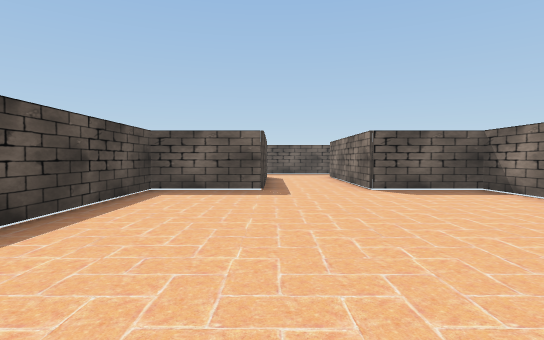
View 1 (above)

16 first-person views from a walk through a Unity game level. The camera is 1.4 m above the floor, tilts 2° down and sees 80° across. The floor is counted in squares, 2 m on a side. Each view is taken from the middle of a square. On the plan, view 1 faces up. The plan holds only what a view shows up to about 10 squares ahead; the rest is blank. The player character is not drawn. Some animated figures are not drawn.

View 2
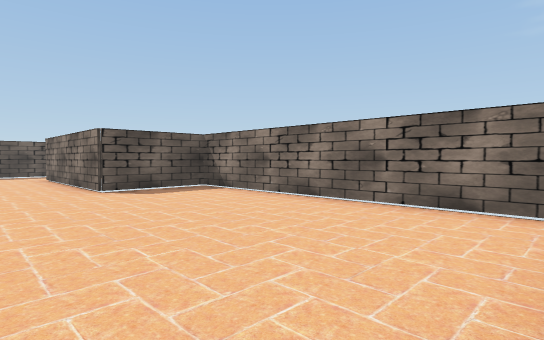

View 3
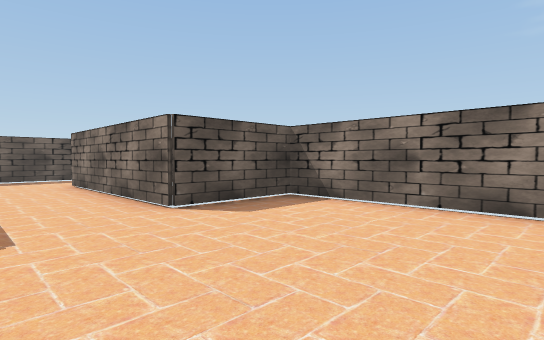

View 4
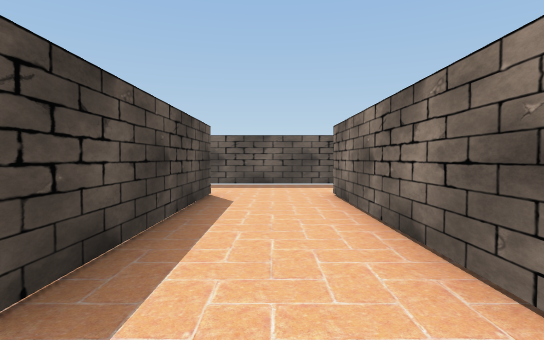

View 5
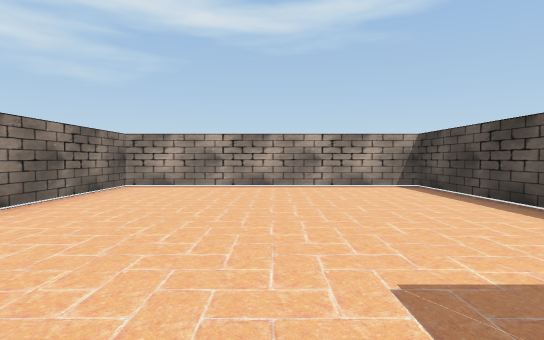

View 6
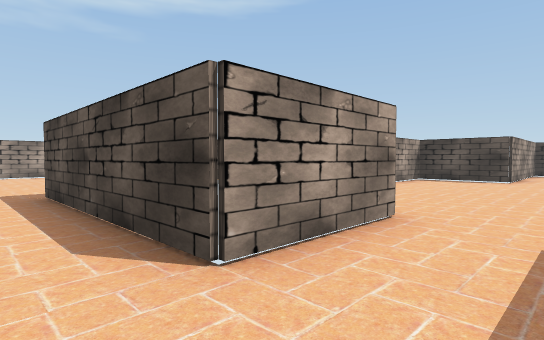

View 7
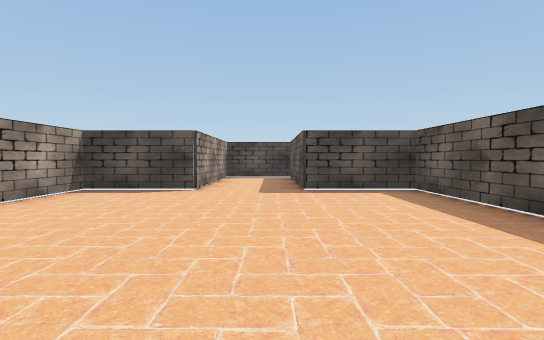

View 8
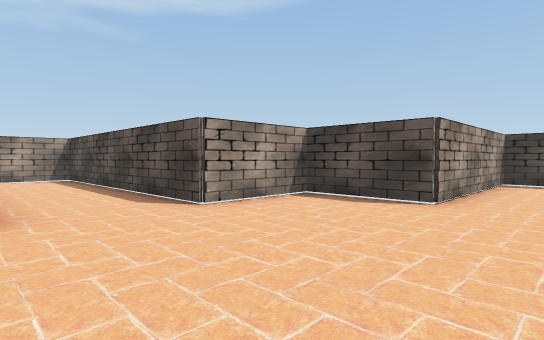

View 9
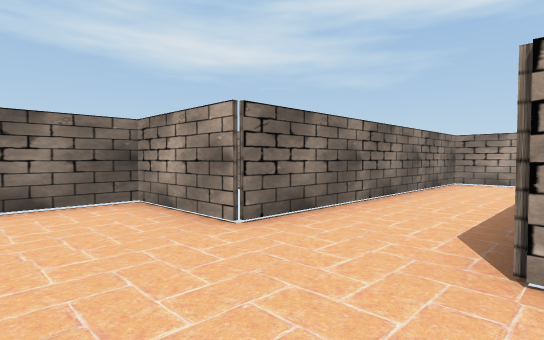

View 10
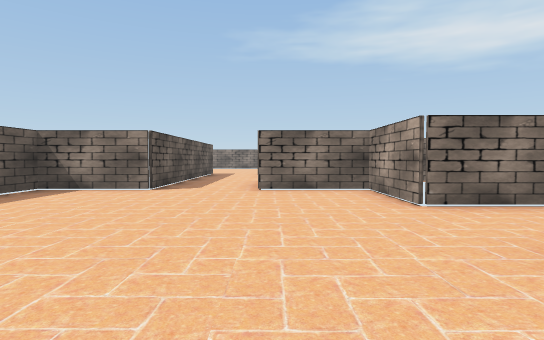

View 11
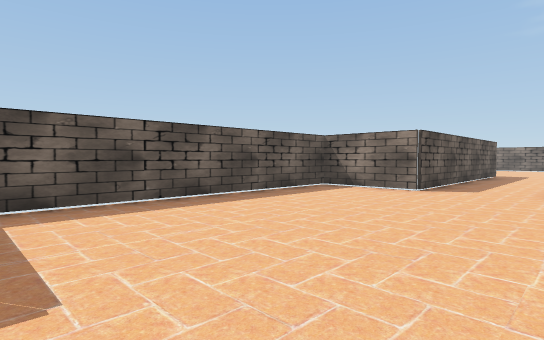

View 12
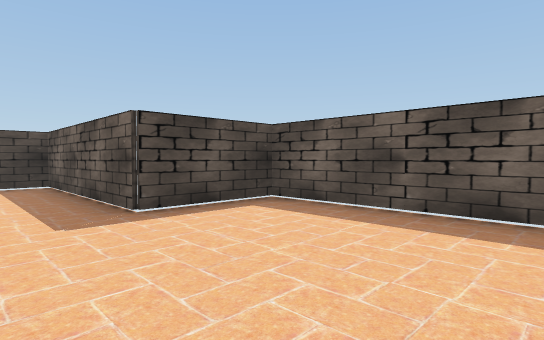

View 13
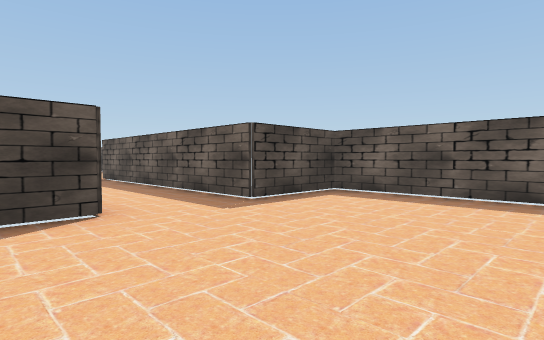

View 14
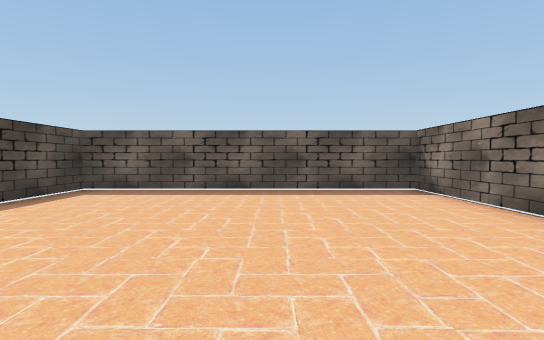

View 15
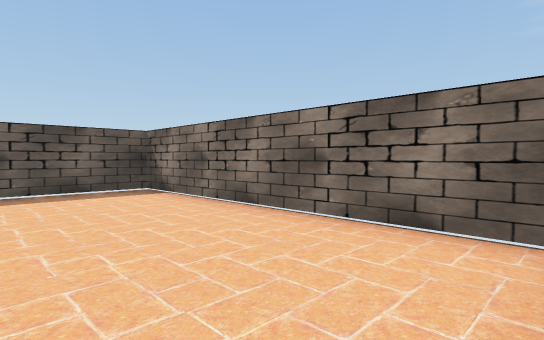

View 16
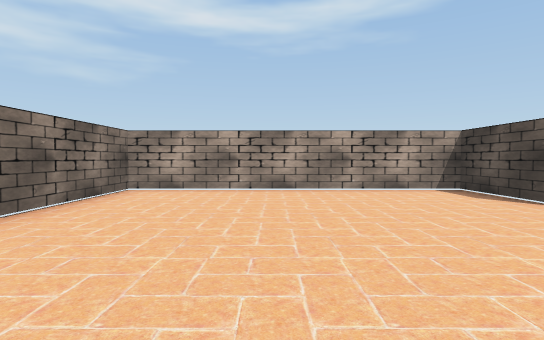

### Floor plan
Points are (right, up) in squares from view 1. A wall is a line through its corners. A room is listed if a view was taken in it or the views show most of it. See-through windows are left out.
Room 1 (views 1, 2, 3, 4, 5, 6)
walls: (-2.8, 12.3) (-0.2, 12.3) (-0.2, 7.2) (-2.7, 7.2) (-2.7, -0.2) (4.7, -0.2) (4.7, 7.2) (2.2, 7.2) (2.2, 12.2); (4.8, 14.7) (-2.8, 14.7)
ways out: opening at (-1.5, 13.5) to room 2; opening at (3.5, 13.5) to room 3
Room 2 (views 7, 8, 9, 10, 11, 12)
walls: (-2.8, 14.7) (-2.8, 17.2) (-10.2, 17.2) (-10.2, 14.7) (-15.2, 14.7) (-15.2, 12.3) (-10.2, 12.3) (-10.2, 9.8) (-7.7, 9.8) (-7.7, 2.3) (-5.3, 2.3) (-5.3, 9.8) (-2.8, 9.8) (-2.8, 12.3)
ways out: opening at (-1.5, 13.5) to room 1
Room 3 (views 13, 14, 15, 16)
walls: (4.8, 12.4) (4.8, 9.8) (12.2, 9.8) (12.2, 17.2) (4.8, 17.2) (4.8, 14.7)
ways out: opening at (3.5, 13.5) to room 1

Where each view was taken, in squares from view 1:
view 1: 0 up, 0 right, facing up
view 2: 0 up, 0 right, facing up-right
view 3: 3 up, 0 right, facing up-right
view 4: 6 up, 1 right, facing up
view 5: 8 up, 1 right, facing down
view 6: 14 up, 1 right, facing down-left
view 7: 14 up, 3 left, facing left
view 8: 14 up, 5 left, facing down-left
view 9: 12 up, 8 left, facing down-right
view 10: 12 up, 10 left, facing right
view 11: 12 up, 10 left, facing up-right
view 12: 13 up, 6 left, facing up-left
view 13: 11 up, 9 right, facing up-left
view 14: 10 up, 9 right, facing up
view 15: 10 up, 9 right, facing up-right
view 16: 17 up, 9 right, facing down
